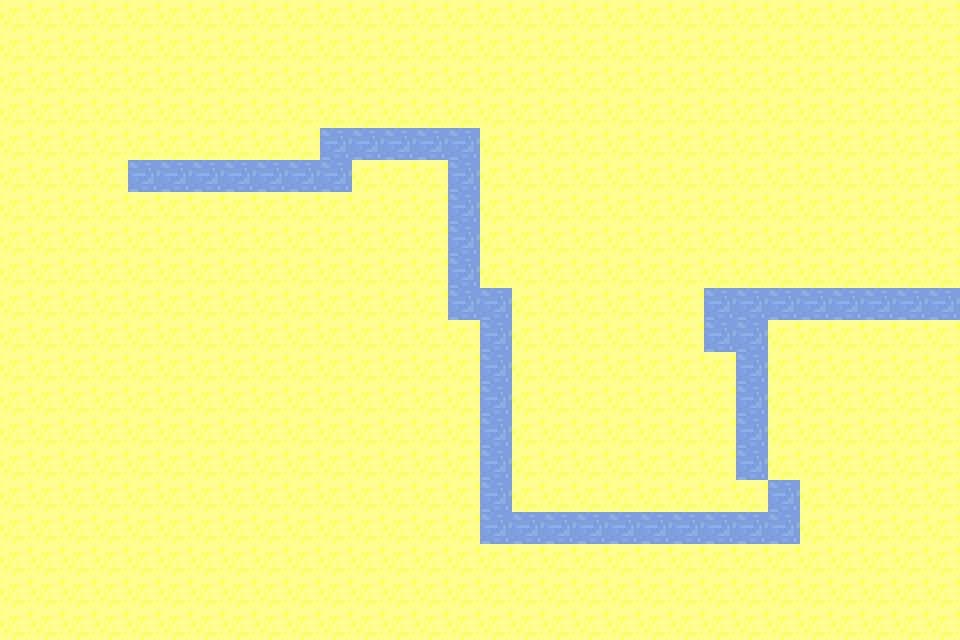

This game map was drawn from its Tiled (.tmx) file and the tilesets committed beside it. A one-line description and the trimmed map source follow:
An orthogonal 30x20 tile map with 32x32 px tiles, 1 tile layer (Tile Layer 1) and 10 objects.

<map version="1.9" tiledversion="1.9.2" orientation="orthogonal" renderorder="right-down" width="30" height="20" tilewidth="32" tileheight="32" infinite="0" nextlayerid="3" nextobjectid="14">
 <tileset firstgid="1" source="spritesheet.tsx" />
 <layer id="1" name="Tile Layer 1" width="30" height="20">
  <data>[600 cells, 600 non-empty, 2 distinct tile ids]</data>
 </layer>
 <objectgroup id="2" name="platforms">
  <object id="4" x="136" y="164" width="212" height="23" />
  <object id="5" x="329" y="135" width="140" height="21" />
  <object id="6" x="453" y="165" width="23" height="149" />
  <object id="7" x="489" y="302" width="15" height="230" />
  <object id="8" x="517.333" y="516" width="273.333" height="22.6667" />
  <object id="9" x="781.333" y="494.667" />
  <object id="10" x="740" y="296" width="13.3333" height="170.667" />
  <object id="11" x="716" y="301.333" width="13.3333" height="40" />
  <object id="12" x="772" y="290.667" width="186.667" height="26.6667" />
  <object id="13" x="792" y="302.667" />
 </objectgroup>
</map>